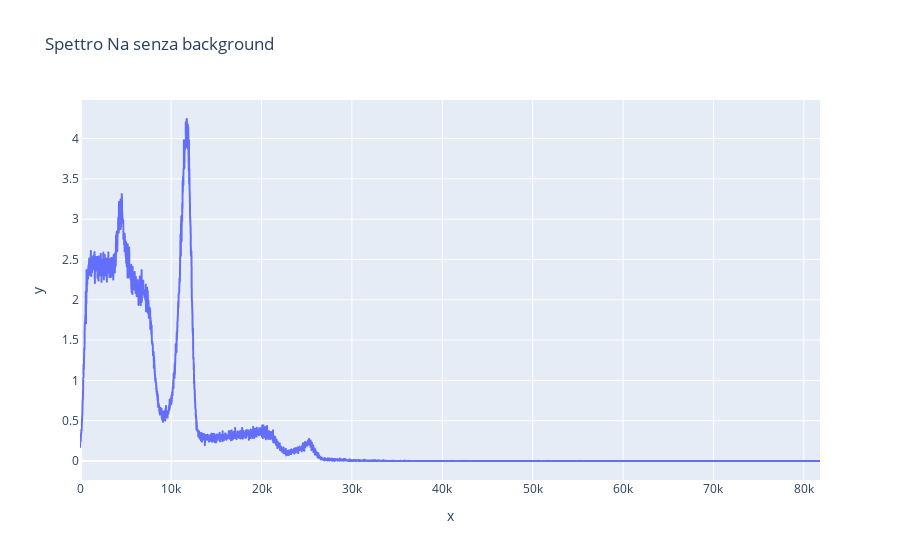

Write notebook code for a chart like this one.
### Code cell
channel = channel_back
frequency = frequency_Na - frequency_back

for i in range(len(frequency)):
    if frequency[i] < 0:
        frequency[i] = 0

plt.plot(channel, frequency, marker='', linestyle='-', color='green', label='Co')
plt.xlabel('Channel')
plt.ylabel('Frequency')
plt.legend()
plt.title('Spettro Na senza background')
plt.grid()

import plotly.express as px
fig = px.line(x=channel, y=frequency, title='Spettro Na senza background')
fig.show()

### Figure 1 — Plotly figure (JSON) as saved in the notebook; plotly's stock layout.template omitted (floating-point values rounded to 4 significant figures; data arrays with more than 128 entries replaced by an {"elided": "..."} marker saying what was removed)
{"data": [{"hovertemplate": "x=%{x}<br>y=%{y}<extra></extra>", "legendgroup": "", "line": {"color": "#636efa", "dash": "solid"}, "marker": {"symbol": "circle"}, "mode": "lines", "name": "", "showlegend": false, "type": "scattergl", "x": {"elided": "4096 int values"}, "xaxis": "x", "y": {"elided": "4096 float values"}, "yaxis": "y"}], "layout": {"legend": {"tracegroupgap": 0}, "title": {"text": "Spettro Na senza background"}, "xaxis": {"anchor": "y", "domain": [0, 1], "title": {"text": "x"}}, "yaxis": {"anchor": "x", "domain": [0, 1], "title": {"text": "y"}}}}
